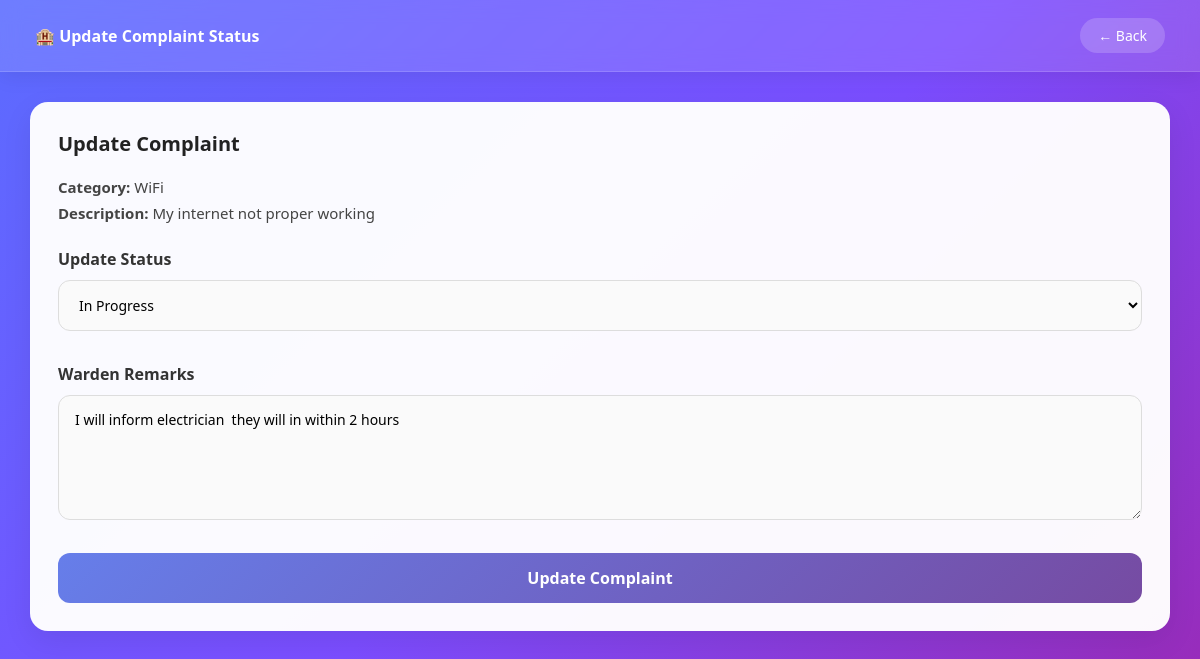
Page /admin/manage.php?id=2 (signed in) on the committed database.
### tables this page shows
CREATE TABLE `complaints` (
  `id` int(11) NOT NULL,
  `student_id` int(11) DEFAULT NULL,
  `category` varchar(50) DEFAULT NULL,
  `priority` varchar(20) DEFAULT NULL,
  `description` text DEFAULT NULL,
  `status` varchar(20) DEFAULT 'Pending',
  `admin_reply` text DEFAULT NULL,
  `is_seen` int(11) DEFAULT 0,
  `created_at` timestamp NOT NULL DEFAULT current_timestamp(),
  `remarks` text DEFAULT NULL
);

### admin/manage.php (the view, shortened to what this page needs)
<?php
require_once '../includes/db.php';
$id = $_GET['id'];
$result = mysqli_query($conn, "SELECT * FROM complaints WHERE id='$id'");
$row = mysqli_fetch_assoc($result);
?>
<!DOCTYPE html>
<html lang="en">
<head>
    <link rel="stylesheet" href="../css/style.css">
</head>
<body>
<div class="navbar">
    <span>🏨 Update Complaint Status</span>
    <a href="dashboard.php">← Back</a>
</div>
<div class="main">
    <div class="card">
        <h3>Update Complaint</h3>
        <p><strong>Category:</strong> <?php echo $row['category']; ?></p>
        <p><strong>Description:</strong> <?php echo $row['description']; ?></p>
        <br>
        <form method="POST">
            <label><strong>Update Status</strong></label>
            <select name="status" required>
                <option value="In Progress"
                    <?php if ($row['status'] == 'In Progress') echo 'selected'; ?>>
                    In Progress
                </option>
            </select>
            <br><br>
            <label><strong>Warden Remarks</strong></label>
            <textarea
                name="remarks"
                rows="5"
                placeholder="Write remarks like: Electrician informed, issue will be solved tomorrow..."
            ><?php echo isset($row['remarks']) ? $row['remarks'] : ''; ?></textarea>
            <button type="submit">
                Update Complaint
            </button>
        </form>
    </div>
</div>
</body>
</html>

### css/style.css (style rules this page uses)
* { margin: 0; padding: 0; box-sizing: border-box; font-family: 'Segoe UI', sans-serif; }
body { background: linear-gradient(135deg, #5b6cff, #7b4dff, #9c27b0); min-height: 100vh; color: #333; }
input, select, textarea { width: 100%; padding: 14px 16px; margin: 10px 0; border: 1px solid #ddd; border-radius: 12px; font-size: 14px; background: #fafafa; outline: none; transition: 0.3s; }
button { width: 100%; padding: 14px; margin-top: 18px; background: linear-gradient(135deg, #667eea, #764ba2); color: white; border: none; border-radius: 12px; font-size: 16px; font-weight: 600; cursor: pointer; transition: 0.3s; }
.navbar { background: rgba(255,255,255,0.12); backdrop-filter: blur(10px); color: white; padding: 18px 35px; display: flex; justify-content: space-between; align-items: center; border-bottom: 1px solid rgba(255,255,255,0.15); box-shadow: 0 4px 20px rgba(0,0,0,0.08); }
.navbar span { font-size: 16px; font-weight: 600; }
.navbar a { color: white; text-decoration: none; font-size: 14px; background: rgba(255,255,255,0.18); padding: 8px 18px; border-radius: 30px; transition: 0.3s; }
.main { width: 95%; max-width: 1300px; margin: 30px auto; }
.card { background: rgba(255,255,255,0.97); padding: 28px; border-radius: 18px; box-shadow: 0 10px 30px rgba(0,0,0,0.08); margin-bottom: 25px; overflow-x: auto; }
.card h3 { margin-bottom: 18px; color: #222; font-size: 20px; font-weight: 700; }
.card p { font-size: 15px; color: #444; line-height: 1.7; }

### rows in the picture
complaints: category "WiFi", description "My internet not proper working", status "In Progress", remarks "I will inform electrician they will in within 2 hours"
